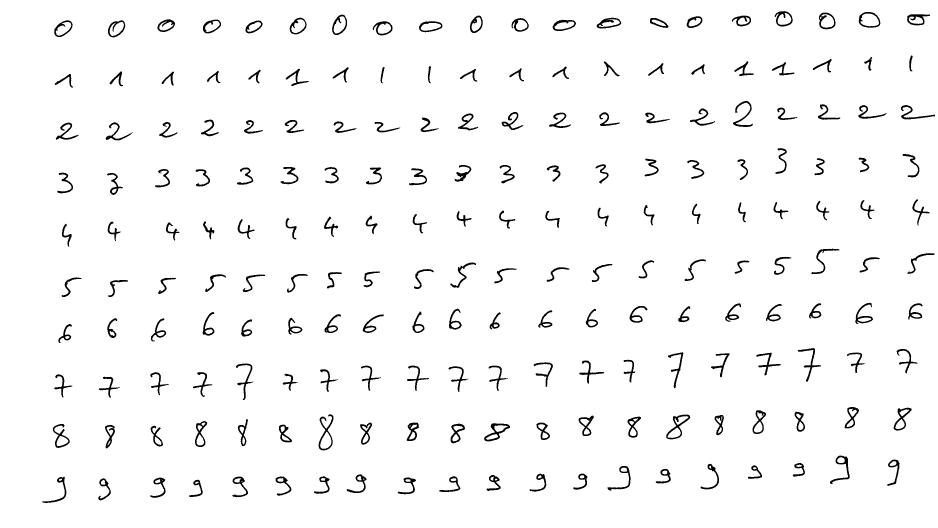
%> input picture app.tif, 2812 x 1584 px (shown at 1/3 size)
$ octave mainScript.m   (GNU Octave 9; MATLAB toolbox functions it lacks are replaced by stand-ins)
%> lines starting %> are read from the running program, lines starting %| are printed output that depends on the picture; in (x1, y1, x2, y2) boxes, pixels count from 0 and x2, y2 are one past the last pixel; in counts of white or black regions, pixels touching at a corner belong together; the program's own positions count from 1
### coordEachDigitsOpt.m
% Fonction pour obtenir les coordonn閑s gauche/haut et droite/bas de chaque
% chiffre dans les images.
% Sortie tableau 10 x 4 x nombre r閜閠ition
% 4 --> [x1 y1 x2 y2]
function coordEachDigitsOpt_matrix = coordEachDigitsOpt(image, nb_times_each_digit)
    %on recupere l'histogramme de l'axe des ordonnees
    h_horizontale = histo_horizontale(image);

    %on utilise l'histogramme obtenu avant afin de s閜arer chaque ligne
    coord_ligne = getCoordVertical(h_horizontale, image);
    %on utilise les lignes obtenu avant afin de s閜arer chaque chiffre de
    %chaque ligne
    coordEachDigits = getCoordHorizontal(coord_ligne, nb_times_each_digit, 10, image);

    %on optimise l'encapsulation des chiffres obtenus avant
    coordEachDigitsOpt_matrix = optimiserEachDigit(coordEachDigits, image, 10, nb_times_each_digit);
end

function  [result] = histo_horizontale(I)
result = sum(I < 50, 2);
end

### getCoordVertical.m
%on utilise l'histogramme en entrée afin de trouver le début et la fin de
%chaque ligne de chiffre
function [coord_ligne] = getCoordVertical(histo, image)
    nb_ligne = 0;
    ligne = false;

    %compte le nombre de ligne en parcourant l'histogramme dès qu'il
    %rencontre un pic +1, il en sort, puis dès qu'il rencontre un autre +1
    for i = 1:size(histo)
        if histo(i) > 0 && ligne == false
            ligne = true;
            nb_ligne = nb_ligne + 1;
        end
        if histo(i) == 0 && ligne == true
            ligne = false;
        end
    end

    %cree un tableau de zeros de taille nb_ligne
    %ce tableau sert à stocker les coordonne
    %[x_0, y_0]...[x_i, y_i]...[x_nb_ligne, y_nb_ligne]
    coord_ligne = zeros(nb_ligne, 2);
    ligne = false;

    j = 1; %j -> num de la ligne en cours (0, 1, ..., 9)
    % de la meme facon que la boucle for prcedente.
    for i = 1:size(histo)
        if histo(i) > 0 && ligne == false
            ligne = true;
            coord_ligne(j,1) = i;
        end
        if histo(i) == 0 && ligne == true
            coord_ligne(j,2) = i - 1;
            j = j + 1;
            ligne = false;
        end
    end


    % [8 lines of commented-out code are left out]
end

### getCoordHorizontal.m
function [coordEachDigits] = getCoordHorizontal(coord_ligne, nb_col, nb_ligne, image)
    %creer un tableau nombre ligne (10) x 2 x [10 ou 20]
    coord_col = zeros(nb_ligne, 2, nb_col);

    coordEachDigits = zeros(nb_ligne, 4, nb_col);

    %cette boucle cree un tableau contenant la ligne et utilise ce
    %tableau
    for num_ligne = 1:nb_ligne
        tmp_image_ligne = image(coord_ligne(num_ligne, 1):coord_ligne(num_ligne, 2),:);

        %creation de l'histogramme de la ligne
        h_vertical = histo_verticale(tmp_image_ligne);

        %compte le nombre de ligne en parcourant l'histogramme d鑣 qu'il
        %rencontre un pic recupere l'abscisse, il en sort, puis d鑣 qu'il
        %rencontre un autre recupere l'abscisse
        col = false; %true pendant qu'on est sur le pic
        %num de la col
        j = 1; %j -> num de la colomne en cours (1, ..., 10) car ou (1, ..., 20)
        for i = 1:size(h_vertical, 2)
            if h_vertical(1, i) > 0 && col == false
                col = true;
                coord_col(num_ligne,1, j) = i;
            end
            if h_vertical(1, i) == 0 && col == true
                coord_col(num_ligne,2, j) = i - 1;
                j = j + 1;
                col = false;
            end
        end

        for i = 1:nb_col
           % [5 lines of commented-out code are left out]

           coordEachDigits(num_ligne, 1, i) = coord_col(num_ligne, 1, i); %xa
           coordEachDigits(num_ligne, 2, i) = coord_ligne(num_ligne, 1);%ya
%            scatter(coordEachDigits(num_ligne, 1, i),coordEachDigits(num_ligne, 2, i),'r*');

           coordEachDigits(num_ligne, 3, i) = coord_col(num_ligne, 2, i); %xb
           coordEachDigits(num_ligne, 4, i) = coord_ligne(num_ligne, 2); %yb
%           scatter(coordEachDigits(num_ligne, 3, i),coordEachDigits(num_ligne, 4, i),'r*');
        end
    end
%     coordEachDigits
end

function  [result] = histo_verticale(I)
    result = sum(I < 50, 1);
end

### optimiserEachDigit.m
function [coordEachDigits] = optimiserEachDigit(coordEachDigits, image, nb_digits, nb_times)

    % [7 lines of commented-out code are left out]
    for num_ligne = 1:nb_digits
        for num_fois = 1:nb_times
            tmp_digit = image(coordEachDigits(num_ligne, 2, num_fois):coordEachDigits(num_ligne, 4, num_fois),coordEachDigits(num_ligne, 1, num_fois):coordEachDigits(num_ligne, 3, num_fois));
            %imshow(tmp_digit);

            h_vertical = histo_horizontale(tmp_digit);

            %compte le nombre de ligne en parcourant l'histogramme d鑣 qu'il
            %rencontre un pic recupere l'abscisse, il en sort puis modifie
            %les coordonnee du digit xa, ya et xb, yb.
            col = false; %true pendant qu'on est sur le pic
            %num de la col
            size_im = size(h_vertical);
            tmp_y1 = 1;
            tmp_y2 = size(h_vertical, 1);
            size(tmp_digit);
            for i = 1:size_im(1)
                if h_vertical(i, 1) > 0 && col == false
                    col = true;
                    tmp_y1 = i;
                end
                if h_vertical(i, 1) == 0 && col == true
                    tmp_y2 = i - 1;
                    break;
                end
            end

            %tmp_result = tmp_digit(tmp_y1:tmp_y2,:);
            %imshow(tmp_result);
            %save(tmp_result,num_ligne,num_fois)

            coordEachDigits(num_ligne, 2, num_fois) = coordEachDigits(num_ligne, 2, num_fois) + tmp_y1;%ya
            coordEachDigits(num_ligne, 4, num_fois) = coordEachDigits(num_ligne, 4, num_fois) - (size(tmp_digit, 1) - tmp_y2);%yb

%             hold on
%             plot(coordEachDigits(num_ligne, 1, num_fois), coordEachDigits(num_ligne, 2, num_fois), 'g.');
%             plot(coordEachDigits(num_ligne, 3, num_fois), coordEachDigits(num_ligne, 4, num_fois), 'r.');
        end
    end


end


function  [result] = histo_horizontale(I)
    result = sum(I < 50, 2);
end

### getProfils.m
% Cr閑r un tableau de taille [nombre_trait * 2, 10]
% Fait la moyenne de la taille des traits (i) sur l'ensemble des images de la ligne
function [Rd] = getProfils(coordEachDigitsOpt_Training, nb_digits, nb_time_each_digits, image_training, nb_trait)
    Rd = zeros(nb_trait * 2, nb_digits);
    for num_ligne = 1:nb_digits
        tmp = zeros(nb_trait * 2, nb_time_each_digits);
        for num_col = 1:nb_time_each_digits

            %on recupere l'image du digit en cours et on la stock dans im_tmp
            im_tmp = image_training(coordEachDigitsOpt_Training(num_ligne, 2, num_col):coordEachDigitsOpt_Training(num_ligne, 4, num_col), coordEachDigitsOpt_Training(num_ligne, 1, num_col):coordEachDigitsOpt_Training(num_ligne, 3, num_col));

            tmp(:, num_col) = getProfilImage(im_tmp, nb_trait);
        end
        Rd(:, num_ligne) = mean(tmp, 2);
    end
end

### getProfilsTest.m
% Créer un tableau de taille [proba_each_digits, nb_col, 10]
% Permet de tester un tableau d'image en entrée en utilisant les valeurs
% trouvée à l'entrainement
% il nous retourne pour chaque digit de l'image la probabilité qu'il
% appartient à chaque classe 0...8.9
function [P] = getProfilsTest(coordEachDigitsOpt_Test, nb_ligne, nb_col, image_test, profils_train, nb_trait)
    %result(proba_each_digits, nb_col, nb_digits);
    P = zeros(10, 10, 10);
    for num_ligne = 1:nb_ligne
        for num_col = 1:nb_col
            %on recupere l'image du digit en cours et on la stock dans im_tmp
            im_tmp = image_test(coordEachDigitsOpt_Test(num_ligne, 2, num_col):coordEachDigitsOpt_Test(num_ligne, 4, num_col), coordEachDigitsOpt_Test(num_ligne, 1, num_col):coordEachDigitsOpt_Test(num_ligne, 3, num_col));
            %profils image TEST == même sortie que la méthode getProfils
            profil_image_test = getProfilImage(im_tmp, nb_trait);

            %profil_image_test --> (nb_trait*2) x 1
            %profils_train ---> (nb_trait*2) x 10

            %somme des proba :
            %sum(compareEachDigit(profil_image_test, profils_train))
            P(:, num_col, num_ligne) = compareEachDigit(profil_image_test, profils_train);
        end
    end
end

%On calcul les proba par rapport a chaque chiffre dispo (0.1.2.3.4.5.6.7.8.9)
% [7 lines left out: function compareEachDigit, not called in this run]

%on calcul la probabilité selon la formule donnée dans le sujet du tp
% [17 lines left out: functions CalculProba, exp_minus_dist, sum_exp_dist, not called in this run]

function val = distance(x, wi)
    val = sqrt(sum((x-wi).^2));
end

### getDensities.m
function [Rd] = getDensities(coordEachDigitsOpt_Training, nb_digits, nb_time_each_digits, image_training, nb_zone_h)
    Rd = zeros(nb_zone_h^2, nb_time_each_digits, nb_digits);
    for num_ligne = 1:nb_digits
        for num_col = 1:nb_time_each_digits
            %on recupere l'image du digit en cours et on la stock dans im_tmp
            im_tmp = image_training(coordEachDigitsOpt_Training(num_ligne, 2, num_col):coordEachDigitsOpt_Training(num_ligne, 4, num_col), coordEachDigitsOpt_Training(num_ligne, 1, num_col):coordEachDigitsOpt_Training(num_ligne, 3, num_col));

            Rd(:, num_col, num_ligne) = getDensityImage(im_tmp, nb_zone_h);
%             dentyIm = getDensityImage(im_tmp, nb_zone_h);
        end
    end
end

### getDensitiesTest.m
function [P] = getDensitiesTest(coordEachDigits, nb_col, nb_ligne, image, densities_train, nb_zone_h, k)
    %==> result(proba_each_digits, nb_col, nb_digits);
    P = zeros(10, nb_col, nb_ligne);
    for num_ligne = 1:nb_ligne
       for num_col = 1:nb_col
          %on recupere l'image du digit en cours et on la stock dans im_tmp
          im_tmp = image(coordEachDigits(num_ligne, 2, num_col):coordEachDigits(num_ligne, 4, num_col), coordEachDigits(num_ligne, 1, num_col):coordEachDigits(num_ligne, 3, num_col));
          tmp = getDensityImage(im_tmp, nb_zone_h);

          %compare puis stock result
          P(:, num_col, num_ligne) = compareEachDigitKPP(tmp, densities_train, k);
       end
    end
end

### combinaisonClassifieurs.m
function [result_somme_normalize, result_produit_normalize] = combinaisonClassifieurs(M1,M2)

    M3_somme = M1 + M2;
    M3_produit = M1 .* M2;

    result_somme_normalize = ft(M3_somme);
    result_produit_normalize = ft(M3_produit);
end

function somme_prod = ft(M3)
    somme_prod = zeros(10, 10, 10);
    for nb_digits = 1:10
        tmp = zeros(1,10);
        %+
        for digit = 1:10
            tmp = tmp + M3(digit:digit,:,nb_digits:nb_digits);
        end
        for digit = 1:10
            somme_prod(digit:digit,:,nb_digits:nb_digits) = M3(digit:digit,:,nb_digits:nb_digits)./ tmp;
        end
    end
end

### accuracy.m
function [accuracy] = accuracy(result)
   sum_good = 0;
    for num_digits = 1:10
        for item = 1:10
            [~, index] = max(result(:,item:item,num_digits:num_digits));
            if(index == num_digits)
                sum_good = sum_good + 1;
            end
        end
    end
    accuracy = sum_good./ 100;
end

### classifieur1.m
function [profils_test] = classifieur1(coordEachDigitsOpt_Training, coordEachDigitsOpt_Test, image_training, image_test, nb_trait)
    %profils ==> vecteur nb_trait * nb_digits ->10
    nb_digits = 10;
    nb_time_each_digits_Training = 20;
    nb_time_each_digits_Test = 10;
    profils_train = getProfils(coordEachDigitsOpt_Training, nb_digits, nb_time_each_digits_Training, image_training, nb_trait);
    profils_test = getProfilsTest(coordEachDigitsOpt_Test, nb_digits, nb_time_each_digits_Test, image_test, profils_train, nb_trait);
end

### classifieur2.m
function [proba_result_classifieur2] = classifieur2(coordEachDigitsOpt_Training, coordEachDigitsOpt_Test, image_training, image_test, k, nb_zone_h)

    nb_digits = 10;
    nb_time_each_digits_Training = 20;
    nb_time_each_digits_Test = 10;

    densities_train = getDensities(coordEachDigitsOpt_Training, nb_digits, nb_time_each_digits_Training, image_training, nb_zone_h);
    proba_result_classifieur2 = getDensitiesTest(coordEachDigitsOpt_Test, nb_digits, nb_time_each_digits_Test, image_test, densities_train, nb_zone_h, k);
end

### mainScript.m
clear;

image_training = imread('app.tif');
%> image_training is the input picture: size 1584x2812 uint8; min 0, max 255, mean 247.2
image_test = imread('test.tif');
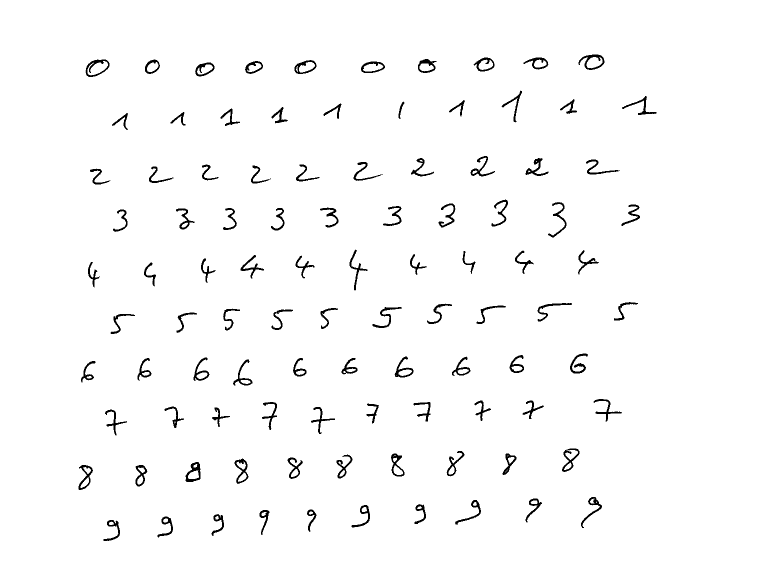
%> input picture test.tif, 1514 x 1175 px (shown at 1/2 size)
%> image_test is the input picture: size 1175x1514 uint8; 97.9% white; 100 black regions, largest, box (x1, y1, x2, y2) and area: (171, 119, 219, 154) 545, (371, 924, 401, 964) 542, (1157, 109, 1209, 140) 533

%INFO fonction: coordEachDigitsOpt(image,nb_times_each_digit)
coordEachDigitsOpt_Test = coordEachDigitsOpt(image_test, 10);
%> in histo_horizontale, `result = sum(I < 50, 2);`: result = 1175 values, max 189 at index 126, min 0 at index 1, mean 32.1
%> in coordEachDigitsOpt, `h_horizontale = histo_horizontale(image);`: h_horizontale has the same summary as result in histo_horizontale
%> after the loop in getCoordVertical, `for i = 1:size(histo)`: ligne = false; nb_ligne = 10
%> after the loop in getCoordVertical, `for i = 1:size(histo)`: coord_ligne = [110 154; 182 260; 313 369; 400 475; 500 581; 605 668; 708 771; 799 871; 898 980; 995 1082]; j = 11
%> the loop in getCoordHorizontal, `for num_ligne = 1:nb_ligne` made 10 passes
%> pass 2, in getCoordHorizontal, `tmp_image_ligne = image(coord_ligne(num_ligne, 1):coord_ligne(num_lign..`:
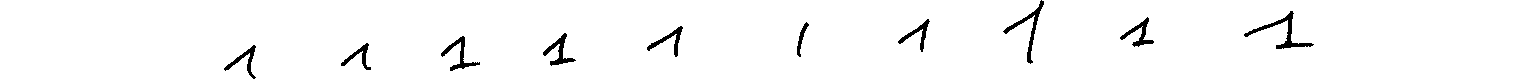
%> tmp_image_ligne: size 79x1514 uint8; 97.6% white; 10 black regions, largest, box (x1, y1, x2, y2) and area: (1244, 11, 1314, 49) 460, (1003, 0, 1044, 64) 389, (441, 36, 480, 71) 321
%> pass 3, in getCoordHorizontal, `tmp_image_ligne = image(coord_ligne(num_ligne, 1):coord_ligne(num_lign..`:
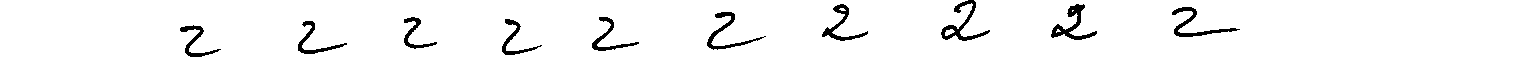
%> tmp_image_ligne: size 57x1514 uint8; 95.7% white; 10 black regions, largest, box (x1, y1, x2, y2) and area: (1051, 4, 1097, 40) 482, (941, 0, 990, 41) 476, (1172, 7, 1240, 37) 428
coordEachDigitsOpt_Training = coordEachDigitsOpt(image_training, 20);
%> the loop in getCoordHorizontal (call 2), `for num_ligne = 1:nb_ligne` made 10 passes
%> pass 2, in getCoordHorizontal (call 2), `tmp_image_ligne = image(coord_ligne(num_ligne, 1):coord_ligne(num_lign..`:
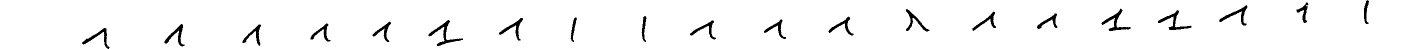
%> tmp_image_ligne: size 97x2812 uint8 (shown at 1/2 size); 96.7% white; 20 black regions, largest, box (x1, y1, x2, y2) and area: (857, 40, 926, 92) 708, (2203, 17, 2261, 62) 633, (2316, 20, 2383, 60) 606
%> pass 3, in getCoordHorizontal (call 2), `tmp_image_ligne = image(coord_ligne(num_ligne, 1):coord_ligne(num_lign..`:
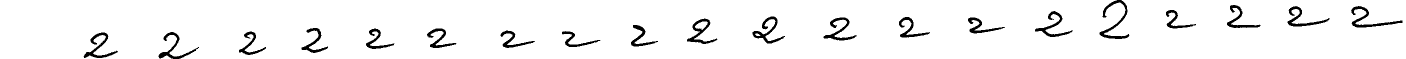
%> tmp_image_ligne: size 118x2812 uint8 (shown at 1/2 size); 95.5% white; 20 black regions, largest, box (x1, y1, x2, y2) and area: (2199, 0, 2259, 78) 1037, (2702, 12, 2805, 55) 932, (1505, 33, 1570, 87) 893

%%%%%%%%%classificateur 1
nb_trait = 21;%on separe l'image par ce nombre de trait
proba_result_classifieur1 = classifieur1(coordEachDigitsOpt_Training, coordEachDigitsOpt_Test, image_training, image_test, nb_trait);

%%%%%%%%%classificateur 2
nb_zone_h = 7; %on separe l'image nb_zone_h sur la largeur et nb_zone_h sur la hauteur
k = 4; %nombre de voisins a prendre en compte
proba_result_classifieur2 = classifieur2(coordEachDigitsOpt_Training, coordEachDigitsOpt_Test, image_training, image_test, k, nb_zone_h);

%%%%%%%%%combinaison classificateurs 1 et 2
[result_somme, result_produit] = combinaisonClassifieurs(proba_result_classifieur1, proba_result_classifieur2);

%%%%%%%%%calcul accuracy
acc_somme = accuracy(result_somme);
%> after the loop in accuracy, `for num_digits = 1:10`: sum_good = 82
%> in accuracy, `accuracy = sum_good./ 100;`: accuracy = 0.82
%> acc_somme = 0.82
acc_prod = accuracy(result_produit);
%> acc_prod = 0.85
acc_class1 = accuracy(proba_result_classifieur1);
%> acc_class1 = 0.79
acc_class2 = accuracy(proba_result_classifieur2);
%> acc_class2 = 0.77

%!!!!utilise la methode classifieur1

%nb_trait_Array = [1 2 3 4 5 6 7 8 9 10 11 12 13 14 15 16 17 18 19 20 21 22 23 24 25 26 27 28 29 30];
nb_trait_Array = linspace(1,101,101);
%results_class1 = optimizeAccuracy1(coordEachDigitsOpt_Training, coordEachDigitsOpt_Test, image_training, image_test, nb_trait_Array);
%plot(results_class1);

k_max = 10;
nombre_zone_max = 25;
% [11 lines of commented-out code are left out]
